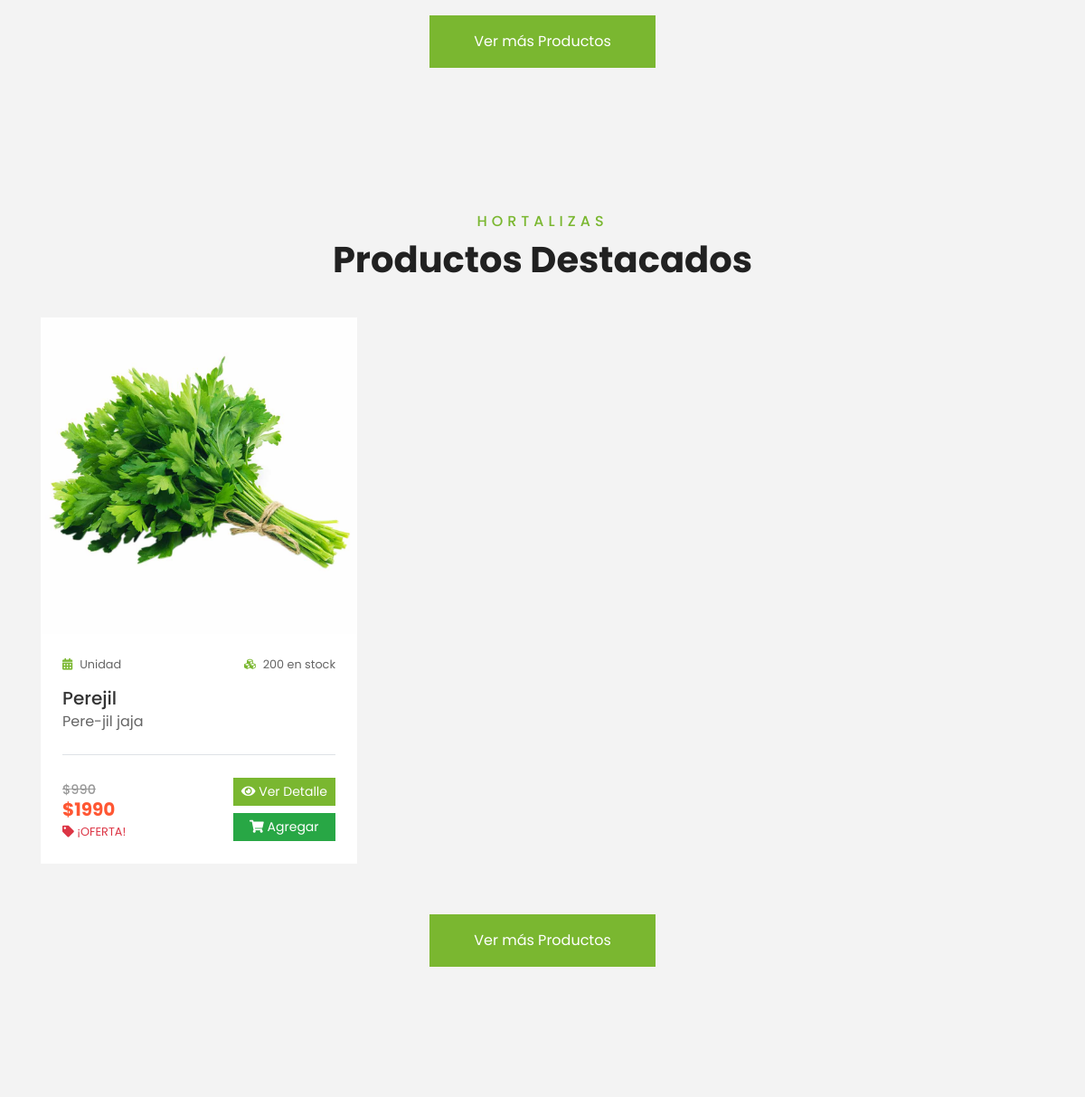
The app's page / (middle part), older data.
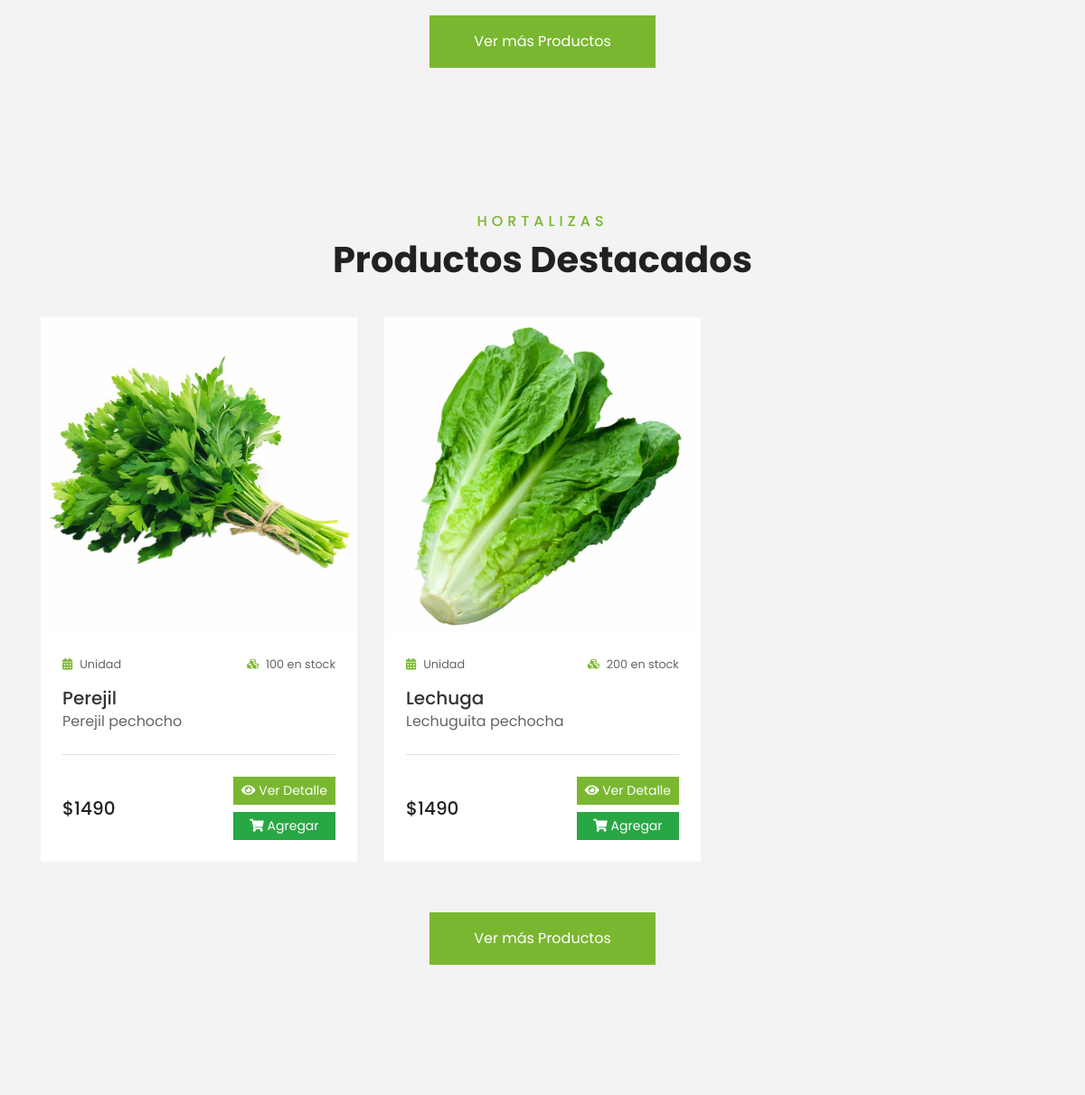
The same page, newer data.
### miapp/models.py (models this page shows, shortened)
class Producto(models.Model):
    nombre = models.CharField(max_length=50)
    descripcion = models.CharField(max_length=250)
    precio_unitario = models.IntegerField()
    unidad_medida = models.CharField(max_length=20)
    stock_disponible = models.IntegerField()
    id_categoria = models.ForeignKey(Categoria, on_delete=models.CASCADE)
    imagen = models.ForeignKey(Imagen, on_delete=models.CASCADE, null=True, blank=True)

class Imagen(models.Model):
    nombre = models.CharField(max_length=100)
    imagen = models.ImageField(upload_to='productos/')

class Oferta(models.Model):
    precio_oferta = models.DecimalField(max_digits=10, decimal_places=2)
    fecha_inicio = models.DateTimeField()
    fecha_fin = models.DateTimeField()
    id_producto = models.ForeignKey(Producto, on_delete=models.CASCADE)
    class Meta:
        db_table = 'ofertas'

### miapp/views.py (the view)
# urls.py: path('', views.inicio, name='inicio'),
def inicio(request):
    ofertas_activas = Oferta.objects.filter(fecha_fin__gte=timezone.now(), fecha_inicio__lte=timezone.now())
    productos_destacados = Producto.objects.filter(id_categoria__nombre_categoria='Hortalizas').prefetch_related(
        Prefetch('oferta_set', queryset=ofertas_activas, to_attr='ofertas_activas')
    ).order_by('?')[:3]
    contexto = {
        'productos': productos_destacados,
        'now': timezone.now(),
    }
    return render(request, 'miapp/inicio.html', contexto)

### miapp/templates/miapp/inicio.html (shortened to what this page needs)
{% load static %}
<!DOCTYPE html>
<html lang="es">
    <head>
        <link
            href="https://cdnjs.cloudflare.com/ajax/libs/font-awesome/5.10.0/css/all.min.css"
            rel="stylesheet">
        <link href="https://cdnjs.cloudflare.com/ajax/libs/font-awesome/5.10.0/css/all.min.css" rel="stylesheet">
        <link href="{% static 'lib/owlcarousel/assets/owl.carousel.min.css' %}"
            rel="stylesheet">
        <link href="{% static 'css/style.css' %}" rel="stylesheet">
    </head>
    <body>
        <div class="container-fluid py-5">
            <div class="container pt-5 pb-3">
                <div class="text-center mt-4">
                    <a href="{% url 'listar_productos' %}" class="btn btn-primary py-3 px-5">Ver más Productos</a>
                </div>
            </div>
        </div>
        <div class="container-fluid py-5">
            <div class="container pt-5 pb-3">
                <div class="text-center mb-3 pb-3">
                    <h6 class="text-primary text-uppercase" style="letter-spacing: 5px;">Hortalizas</h6>
                    <h1>Productos Destacados</h1>
                </div>
                {% include 'miapp/hortalizasventa.html' with productos=productos %}
                <div class="text-center mt-4">
                    <a href="{% url 'listar_productos' %}" class="btn btn-primary py-3 px-5">Ver más Productos</a>
                </div>
            </div>
        </div>
    </body>
</html>

### miapp/templates/miapp/hortalizasventa.html
{% load static %}
<div class="row">
    {% for producto in productos %}
        <div class="col-lg-4 col-md-6 mb-4">
            <div class="package-item bg-white mb-2">
                <a href="{% url 'detalle_producto' producto.id %}">
                    {% if producto.imagen %}
                        <img class="img-fluid" src="{{ producto.imagen.imagen.url }}" alt="{{ producto.nombre }}" style="cursor: pointer; transition: transform 0.3s;" onmouseover="this.style.transform='scale(1.05)'" onmouseout="this.style.transform='scale(1)'">
                    {% else %}
                        <img class="img-fluid" src="{% static 'img/placeholder.png' %}" alt="Sin imagen" style="cursor: pointer;">
                    {% endif %}
                </a>
                <div class="p-4">
                    <div class="d-flex justify-content-between mb-3">
                        <small class="m-0"><i class="fa fa-calendar-alt text-primary mr-2"></i>{{ producto.unidad_medida }}</small>
                        <small class="m-0"><i class="fa fa-cubes text-primary mr-2"></i>{{ producto.stock_disponible }} en stock</small>
                    </div>
                    <a class="h5 text-decoration-none" href="{% url 'detalle_producto' producto.id %}" style="color: #333; transition: color 0.3s;" onmouseover="this.style.color='#28a745'" onmouseout="this.style.color='#333'">
                        {{ producto.nombre }}
                    </a>
                    <p>{{ producto.descripcion|truncatewords:15 }}</p>
                    <div class="border-top mt-4 pt-4">
                        <div class="d-flex justify-content-between align-items-center">
                            {% with oferta_activa=producto.oferta_set.all|first %}
                                {% if oferta_activa and now and oferta_activa.fecha_inicio <= now and oferta_activa.fecha_fin >= now %}
                                    <div>
                                        <h5 class="m-0">
                                            <span style="text-decoration: line-through; color: #999; font-size: 0.9rem;">${{ producto.precio_unitario }}</span><br>
                                            <span style="color: #FF5733; font-weight: bold;">${{ oferta_activa.precio_oferta|floatformat:"0" }}</span>
                                        </h5>
                                        <small class="text-danger"><i class="fa fa-tag"></i> ¡OFERTA!</small>
                                    </div>
                                {% else %}
                                    <h5 class="m-0">${{ producto.precio_unitario|floatformat:"0" }}</h5>
                                {% endif %}
                            {% endwith %}
                            <div class="d-flex flex-column">
                                <a href="{% url 'detalle_producto' producto.id %}" class="btn btn-sm btn-primary mb-2" style="white-space: nowrap;">
                                    <i class="fa fa-eye"></i> Ver Detalle
                                </a>
                                {% if producto.stock_disponible > 0 %}
                                    <button class="btn btn-sm btn-success agregar-carrito-btn" data-producto-id="{{ producto.id }}" data-producto-nombre="{{ producto.nombre }}" style="white-space: nowrap;">
                                        <i class="fa fa-shopping-cart"></i> Agregar
                                    </button>
                                {% else %}
                                    <button class="btn btn-sm btn-secondary" disabled style="white-space: nowrap;">
                                        <i class="fa fa-times"></i> Agotado
                                    </button>
                                {% endif %}
                            </div>
                        </div>
                    </div>
                </div>
            </div>
        </div>
    {% empty %}
        <div class="col-12 text-center py-5">
            <i class="fa fa-shopping-basket fa-3x text-muted mb-3"></i>
            <h4 class="text-muted">No hay productos disponibles</h4>
            <p class="text-muted">Vuelve más tarde para ver nuestros productos frescos.</p>
        </div>
    {% endfor %}
</div>

Row changes from the older to the newer data that the page shows:
removed Producto: imagen.imagen (picture), unidad_medida "Unidad", stock_disponible "200", nombre "Perejil", descripcion "Pere-jil jaja", precio_unitario "990", oferta_set.precio_oferta "1990"
added Producto: imagen.imagen (picture), unidad_medida "Unidad", stock_disponible "100", nombre "Perejil", descripcion "Perejil pechocho", precio_unitario "1490"
added Producto: imagen.imagen (picture), unidad_medida "Unidad", stock_disponible "200", nombre "Lechuga", descripcion "Lechuguita pechocha", precio_unitario "1490"
